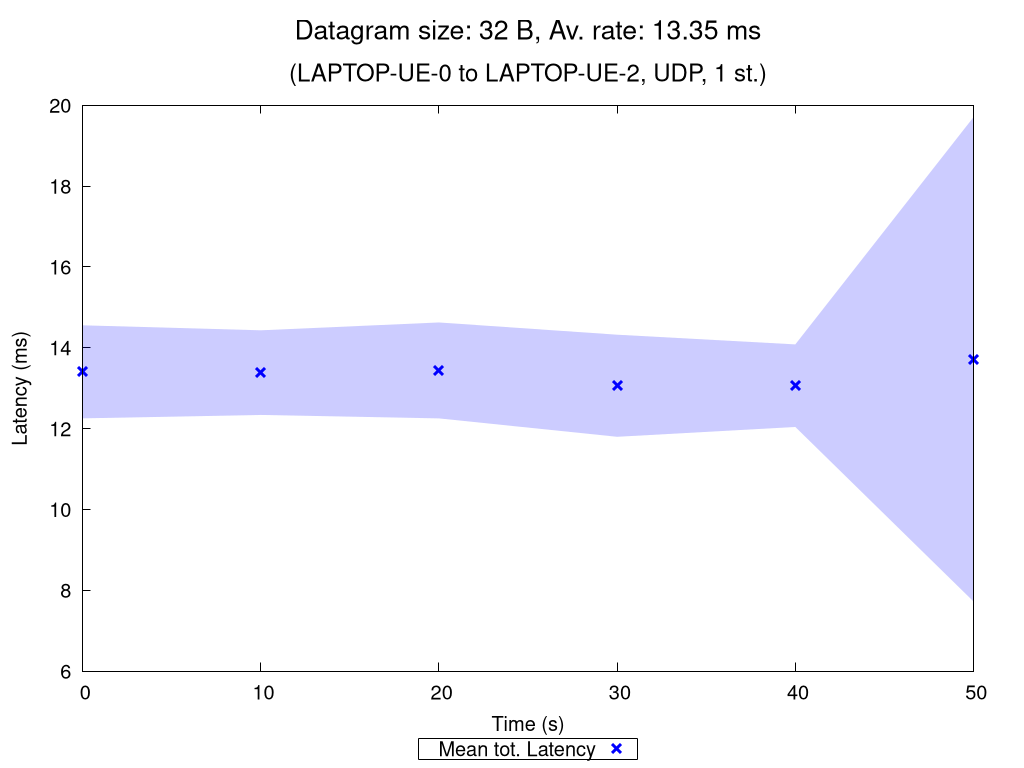

Generate this figure with gnuplot:
set terminal pngcairo nocrop enhanced size 1024,768 font "Verdana,15"
set output "UDP_1_st_2020_10_11_23-25-36_one2two_00032B.png"

set title "{/=20 Datagram size: 32 B, Av. rate: 13.35 ms}\n\n{/=18 (LAPTOP-UE-0 to LAPTOP-UE-2, UDP, 1 st.)}"

set xlabel "Time (s)"
set ylabel "Latency (ms)"
set ytics nomirror
set key bmargin center horizontal box samplen 1 width -1
set bmargin 4.6
set rmargin 4.5

rf = 1.0  # rate factor
set style fill transparent solid 0.2 noborder
set autoscale xfix
plot "UDP_1_st_2020_10_11_23-25-36_one2two_00032B_iperf_processed.dat" using 1:($2/rf-$3/rf):($2/rf+$3/rf) with filledcurves lc rgb "blue" notitle, \
     "" using 1:($2/rf) with points pt 2 ps 1.5 lw 3 lc rgb "blue" title "Mean tot. Latency", \
